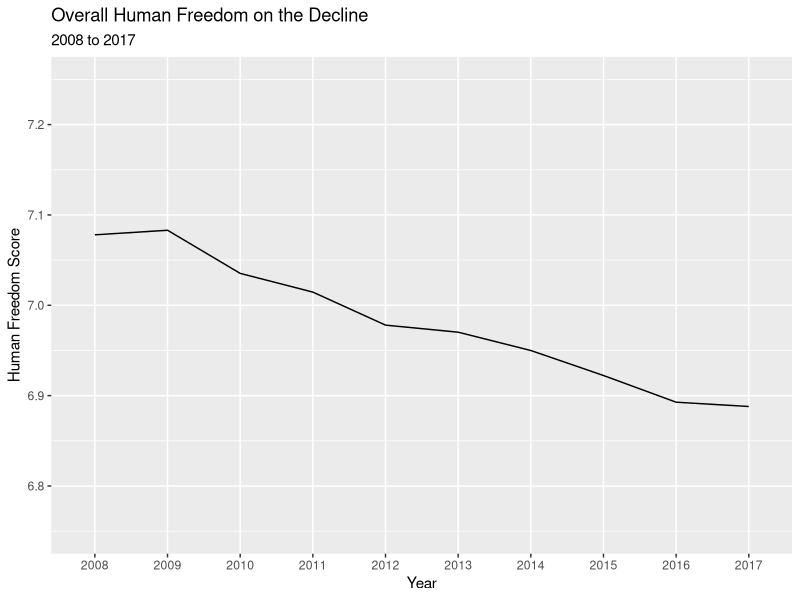
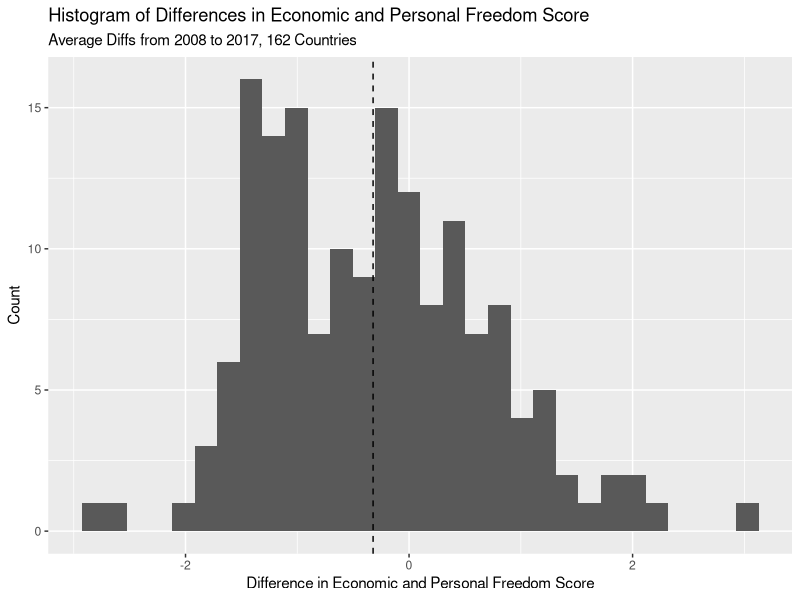
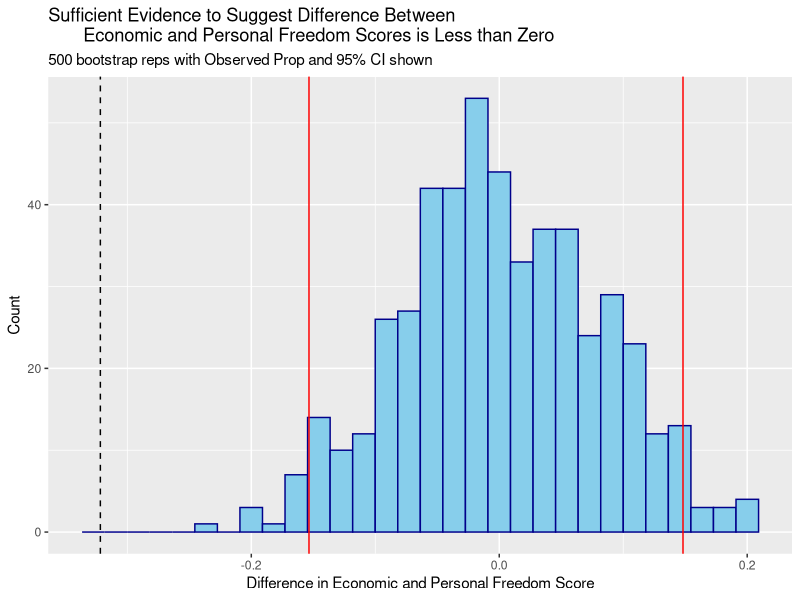
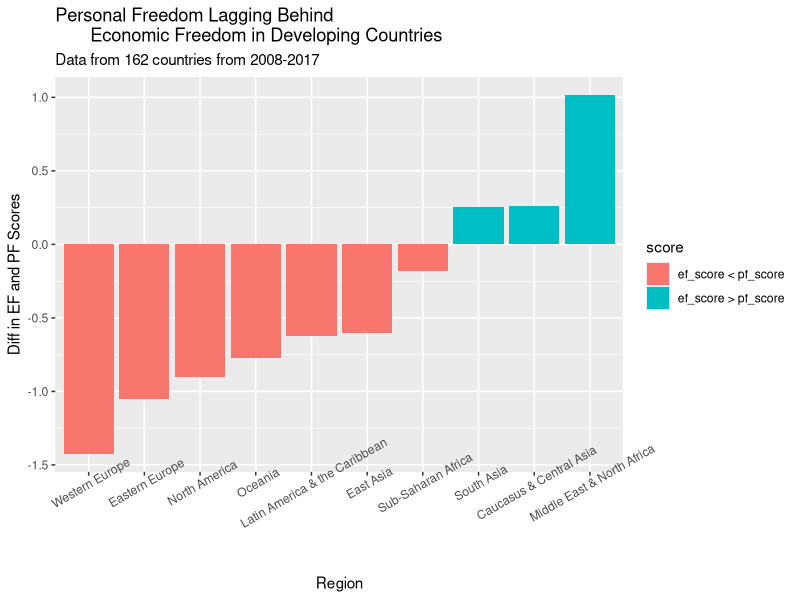
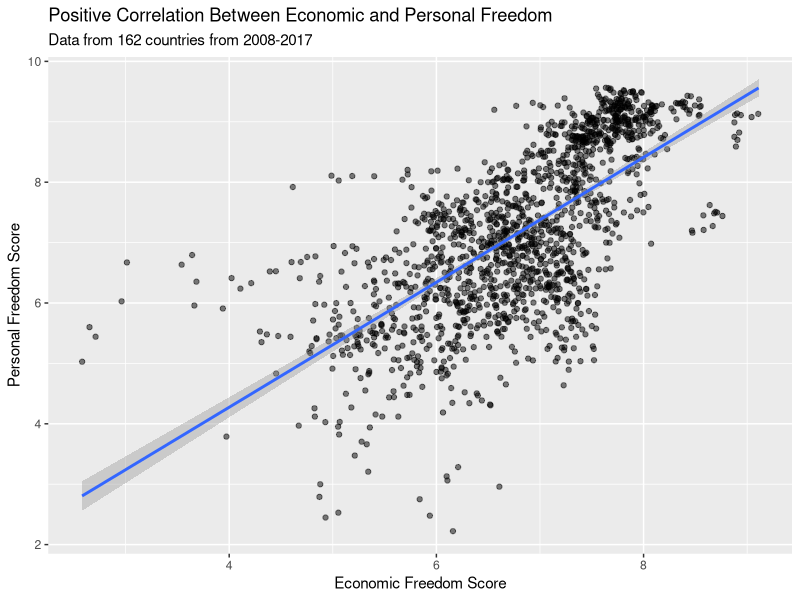

Reproduce these figures in R, in order.
## ---- chunk 1
library(tidyverse)
hfi <- read_csv("data/hfi_cc_2019.csv") 
## ---- chunk 2
glimpse(hfi)
## ---- chunk 3
hfscore_by_year <- hfi %>% 
  filter(hf_score != "-") %>% 
  group_by(year) %>% 
  summarize(mean_hf = mean(as.numeric(hf_score)))

ggplot(data = hfscore_by_year, 
       aes(x = as.factor(year), y = mean_hf, group = 1)) +
  geom_line(stat = "identity") +
  ylim(6.75, 7.25) + 
  labs(x = "Year", y = "Human Freedom Score", 
       title = "Overall Human Freedom on the Decline",
       subtitle = "2008 to 2017")
## ---- chunk 4
clean_hfi <- hfi %>% 
  filter(pf_score != "-" & ef_score != "-") %>% 
  group_by(countries) %>% 
  mutate(mean_pf = mean(as.numeric(pf_score)),
         mean_ef = mean(as.numeric(ef_score))) %>% 
  mutate(diff_ef_pf = mean_ef - mean_pf) %>% 
  slice(1) %>% 
  summarize(countries, mean_ef, mean_pf, diff_ef_pf)

mean_diff <- clean_hfi %>% 
  summarize(mean_diff = mean(diff_ef_pf))

ggplot(data = clean_hfi, aes(x = diff_ef_pf)) +
  geom_histogram(bins = 30) +
  geom_vline(linetype = "dashed", xintercept = c(mean_diff$mean_diff)) +
  labs(x = "Difference in Economic and Personal Freedom Score", 
       y = "Count", 
       title = "Histogram of Differences in Economic and Personal Freedom Score",
       subtitle = "Average Diffs from 2008 to 2017, 162 Countries")
## ---- chunk 5
set.seed(10)
n_sims <- 500
boot_dist = numeric(n_sims) 
for(i in 1:n_sims){ 
  indices <- sample(1:nrow(clean_hfi), replace = T)
  boot_mean <- clean_hfi %>% 
    slice(indices) %>%                    
    summarize(boot_mean = mean(diff_ef_pf)) %>% 
    pull()                                
  boot_dist[i] <- boot_mean 
}

boot_means = tibble(boot_dist)
mu_0 <- 0
offset <- boot_means %>% 
  summarize(mu_0 - mean(boot_dist)) %>%
  pull()
boot_means <- boot_means %>%
  mutate(shifted_means = boot_dist + offset)
boot_1 <- boot_means%>%
  summarize(lower = quantile(shifted_means, 0.025), 
            upper = quantile(shifted_means, 0.975))
boot_1
## ---- chunk 6
obs_mean <- clean_hfi %>% 
  summarize(mean(diff_ef_pf)) %>% 
  pull()
obs_mean
## ---- chunk 7
obs_diff <- mu_0 - obs_mean
boot_means %>% 
  mutate(extreme = ifelse(shifted_means <= mu_0 - obs_diff |
                          shifted_means >= mu_0 + obs_diff, 1, 0)) %>% 
  summarize(p_val = mean(extreme))
## ---- chunk 8
ggplot(data = boot_means, aes(x = shifted_means)) +
  geom_histogram(color = "darkblue", fill = "skyblue") + 
  labs(x = "Difference in Economic and Personal Freedom Score", y = "Count", 
       title = "Sufficient Evidence to Suggest Difference Between 
       Economic and Personal Freedom Scores is Less than Zero",
       subtitle = "500 bootstrap reps with Observed Prop and 95% CI shown") +
  geom_vline(xintercept = c(boot_1$lower, boot_1$upper),
             color = "red") +
  geom_vline(linetype = "dashed", xintercept = c(mean_diff$mean_diff))
## ---- chunk 9
region_hfi <- hfi %>% 
  filter(pf_score != "-" & ef_score != "-") %>% 
  group_by(region) %>% 
  mutate(mean_pf = mean(as.numeric(pf_score)),
         mean_ef = mean(as.numeric(ef_score))) %>% 
  mutate(diff_ef_pf = mean_ef - mean_pf,
         score = ifelse(diff_ef_pf > 0, 
                        "ef_score > pf_score", "ef_score < pf_score")) %>% 
  slice(1) %>% 
  summarize(region, mean_ef, mean_pf, diff_ef_pf, score)

ggplot(data = region_hfi, aes(x = reorder(region, diff_ef_pf), 
                              y = diff_ef_pf, fill = score)) +
  geom_col() + 
  theme(axis.text.x = element_text(angle = 30)) +
  labs(x = "Region", y = "Diff in EF and PF Scores", 
       title = "Personal Freedom Lagging Behind 
       Economic Freedom in Developing Countries",
       subtitle = "Data from 162 countries from 2008-2017")
## ---- chunk 10
no_na_hfi <- hfi %>% 
  filter(pf_score != "-" & ef_score != "-")

corr_efpf <- no_na_hfi %>% 
  summarize(cor_ef_pf = cor(as.numeric(ef_score), as.numeric(pf_score)))
corr_efpf
## ---- chunk 11
ggplot(data = no_na_hfi, aes(x = as.numeric(ef_score), 
                             y = as.numeric(pf_score))) +
  geom_point(alpha = 0.5, position = "jitter") + 
  geom_smooth(method="lm") +
  labs(x = "Economic Freedom Score", y = "Personal Freedom Score", 
       title = "Positive Correlation Between Economic and Personal Freedom",
       subtitle = "Data from 162 countries from 2008-2017")
